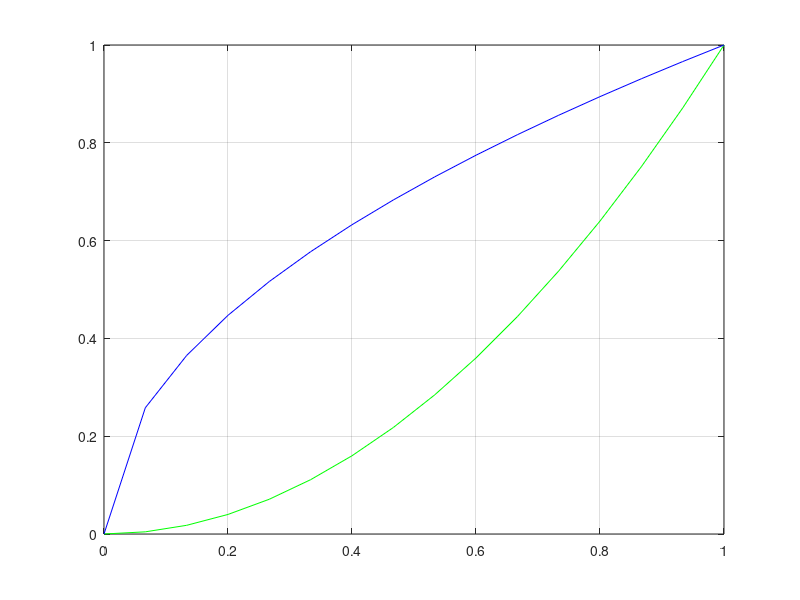

This figure's MATLAB source:
%trapezimm sin(x^2) 0 to 1.6
clc
n=16;
x=linspace(0,1.6,n);
y= sin(x.^2);
trapz(x,y);
x=linspace(0,1,n);
y2 = x.^2;
y3 = sqrt(x);

plot(x,y2,'g',x,y3,'b');
grid on
trapz(x,y3-y2)

function z = mytrapz(f1,f2,a,b,n)

z = trapz(x,f1-f2);
end

function z = f1(x)
z = x.^2;
end

function z = f2(x)
z = sqrt(x);
end